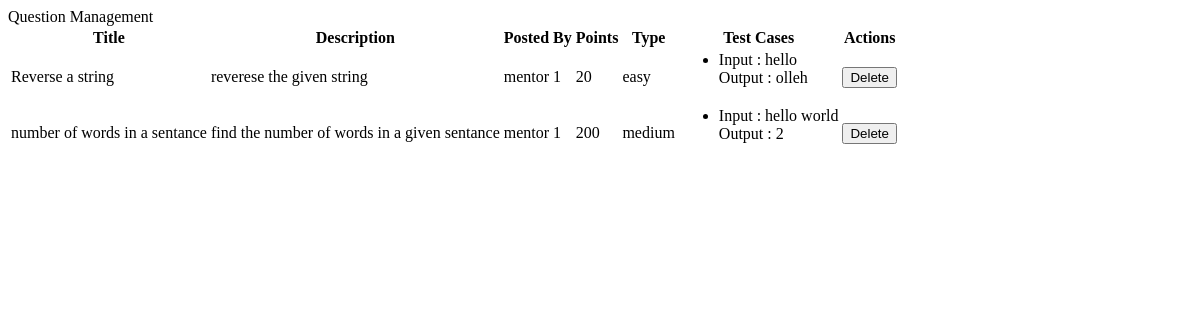
Page /users/admin/questionManagement.php on the earlier database version.
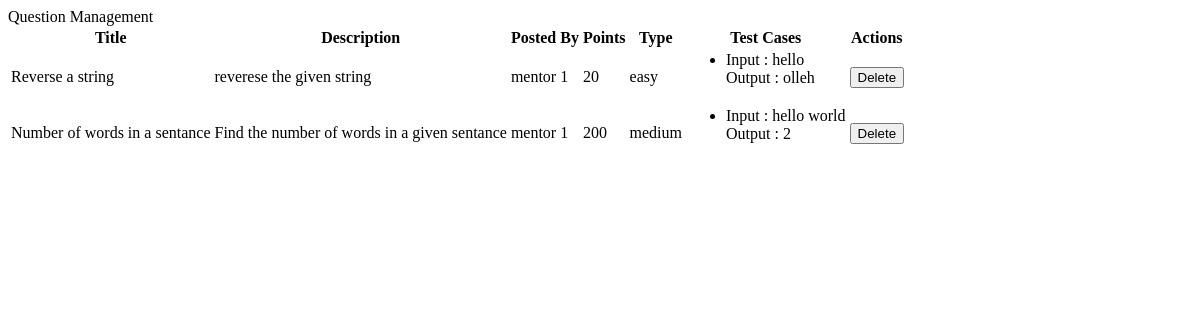
Same page on the later database version.
### tables this page shows
CREATE TABLE `QUESTIONS` (
  `id` int(11) NOT NULL,
  `title` varchar(255) NOT NULL,
  `description` text NOT NULL,
  `type` enum('easy','medium','hard') NOT NULL,
  `mentor_id` int(11) NOT NULL,
  `points` int(11) NOT NULL
);

CREATE TABLE `USERS` (
  `id` int(11) NOT NULL,
  `profile_image` mediumtext DEFAULT NULL,
  `name` varchar(255) NOT NULL,
  `email` varchar(255) NOT NULL,
  `password` varchar(255) NOT NULL,
  `role` enum('learner','mentor') NOT NULL
);

### utils/tables.php (called while the page is built, shortened)
<?php
class BaseClass
{
    function __construct($dbcon, $tableName)
    {
        $this->dbcon = $dbcon;
        $this->tableName = $tableName;
    }
}
class Admin extends BaseClass
{
    function __construct($dbcon)
    {
        $createQuery = "CREATE TABLE IF NOT EXISTS " . $this->tableName . "(
            id INT PRIMARY KEY AUTO_INCREMENT,
            email VARCHAR(255) NOT NULL UNIQUE,
            password VARCHAR(255) NOT NULL
        ) AUTO_INCREMENT=1000";
    }
}
class Users extends BaseClass
{
    function __construct($dbcon)
    {
        $createQuery = "CREATE TABLE IF NOT EXISTS " . $this->tableName . "(
            id INT PRIMARY KEY AUTO_INCREMENT,
            profile_image TEXT NULL,
            name VARCHAR(255) NOT NULL,
            email VARCHAR(255) NOT NULL UNIQUE,
            password VARCHAR(255) NOT NULL,
            role ENUM('learner', 'mentor') NOT NULL
        ) AUTO_INCREMENT=1000";
    }
}
class Questions extends BaseClass
{
    function __construct($dbcon)
    {
        $createQuery = "CREATE TABLE IF NOT EXISTS " . $this->tableName . "(
            id INT PRIMARY KEY AUTO_INCREMENT,
            title VARCHAR(255) NOT NULL,
            description TEXT NOT NULL,
            type ENUM('easy', 'medium', 'hard') NOT NULL,
            mentor_id INT NOT NULL,
            points INT NOT NULL,
            FOREIGN KEY (mentor_id) REFERENCES USERS(id)
        ) AUTO_INCREMENT=1000";
    }
}
class TestCases extends BaseClass
{
    function __construct($dbcon)
    {
        $createQuery = "CREATE TABLE IF NOT EXISTS " . $this->tableName . "(
            id INT PRIMARY KEY AUTO_INCREMENT,
            input VARCHAR(255) NOT NULL,
            output VARCHAR(255) NOT NULL,
            question_id INT NOT NULL,
            FOREIGN KEY (question_id) REFERENCES QUESTIONS(id)
        ) AUTO_INCREMENT=1000";
    }
}
class CompletedQuestions extends BaseClass
{
    function __construct($dbcon)
    {
        $createQuery = "CREATE TABLE IF NOT EXISTS " . $this->tableName . "(
            learner_id INT NOT NULL,
            question_id INT NOT NULL,
            answer MEDIUMTEXT NOT NULL,
            language TEXT NOT NULL,
            FOREIGN KEY (learner_id) REFERENCES USERS(id),
            FOREIGN KEY (question_id) REFERENCES QUESTIONS(id)
        )";
    }
}
class LeaderBoard extends BaseClass
{
    function __construct($dbcon)
    {
        $createQuery = "CREATE TABLE IF NOT EXISTS " . $this->tableName . "(
            learner_id INT PRIMARY KEY NOT NULL,
            points_earned INT NOT NULL,
            level_id INT NOT NULL,
            FOREIGN KEY (learner_id) REFERENCES USERS(id),
            FOREIGN KEY (level_id) REFERENCES LEVELS(id)
        )";
    }
}
class Levels extends BaseClass
{
    function __construct($dbcon)
    {
        $createQuery = "CREATE TABLE IF NOT EXISTS " . $this->tableName . "(
            id INT PRIMARY KEY AUTO_INCREMENT,
            level_title VARCHAR(255) NOT NULL,
            points_required INT NOT NULL
        )AUTO_INCREMENT = 1";
    }
}
?>

### utils/user.php (called while the page is built, shortened)
<?php
class User
{
    private $dbcon;
    public function __construct($dbcon)
    {
        $this->dbcon = $dbcon;
        $this->admin = new Admin($dbcon);
        $this->users = new Users($dbcon);
    }
    public function getAllQuestions()
    {
        $query = "SELECT q.*, u.name AS mentor_name FROM QUESTIONS q LEFT JOIN USERS u ON q.mentor_id = u.id";
        $result = $this->dbcon->query($query);
        if ($result->num_rows > 0) {
            $questions = [];
            while ($row = $result->fetch_assoc()) {
                $questions[] = [
                    'id' => $row['id'],
                    'mentor_name' => $row['mentor_name'],
                    'title' => $row['title'],
                    'description' => $row['description'],
                    'type' => $row['type'],
                    'points' => $row['points'],
                    'test_cases' => []
                ];
            }
            $questionIds = array_column($questions, 'id');
            $questionIdsString = implode(',', $questionIds);
            if (!empty($questionIdsString)) {
                $testCaseQuery = "SELECT * FROM TEST_CASES WHERE question_id IN ($questionIdsString)";
                $testCaseResult = $this->dbcon->query($testCaseQuery);
                if ($testCaseResult->num_rows > 0) {
                    while ($testCaseRow = $testCaseResult->fetch_assoc()) {
                        foreach ($questions as &$question) {
                            if ($question['id'] == $testCaseRow['question_id']) {
                                $question['test_cases'][] = [
                                    'id' => $testCaseRow['id'],
                                    'input' => $testCaseRow['input'],
                                    'output' => $testCaseRow['output'],
                                ];
                                break;
                            }
                        }
                    }
                }
            }
            return $questions;
        } else {
            return null;
        }
    }
}

### utils/connect.php (called while the page is built, shortened)
<?php
include_once("tables.php");
include_once("user.php");
$dbcon = createDb("localhost", "root", "", "aiEdufy");
$user = new User($dbcon);
?>

### users/admin/questionManagement.php (the view, shortened to what the changed rows need)
<?php
include_once("../utils/connect.php");
$questions = $user->getAllQuestions();
?>
<body>
    <div class="contents">
        <table class="questions-table">
            <thead>
                <tr>
                    <th>Title</th>
                    <th>Description</th>
                    <th>Posted By</th>
                    <th>Points</th>
                    <th>Type</th>
                    <th>Test Cases</th>
                    <th class="actions-th">Actions</th>
                </tr>
            </thead>
            <?php foreach ($questions as $ques): ?>
                <tr>
                    <td>
                        <div class="ques-title"><?php echo $ques['title']; ?></div>
                    </td>
                    <td>
                        <div class="ques-desc"><?php echo $ques['description']; ?></div>
                    </td>
                    <td>
                        <div class="ques-mentor-name"><?php echo $ques['mentor_name']; ?></div>
                    </td>
                    <td>
                        <div class="ques-points"><?php echo $ques['points']; ?></div>
                    </td>
                    <td>
                        <div class="ques-type"><?php echo $ques['type']; ?></div>
                    </td>
                    <td>
                        <div class="ques-test-cases">
                            <ul>
                                <?php foreach ($ques['test_cases'] as $testCase): ?>
                                    <li>
                                        <span>Input : <?php echo $testCase['input'] ?></span>
                                        <br>
                                        <span>Output : <?php echo $testCase['output'] ?></span>
                                    </li>
                                <?php endforeach; ?>
                            </ul>
                        </div>
                    </td>
                    <td class="actions-td">
                        <button id="<?php echo $ques['id']; ?>" class="del del-ques pill">Delete</button>
                    </td>
                </tr>
            <?php endforeach; ?>
        </table>
    </div>
</body>

Differences in the rows shown:
changed questions "medium": title "number of words in a sentance" → "Number of words in a sentance"; description "find the number of words in a given sentance" → "Find the number of words in a given sentance"
